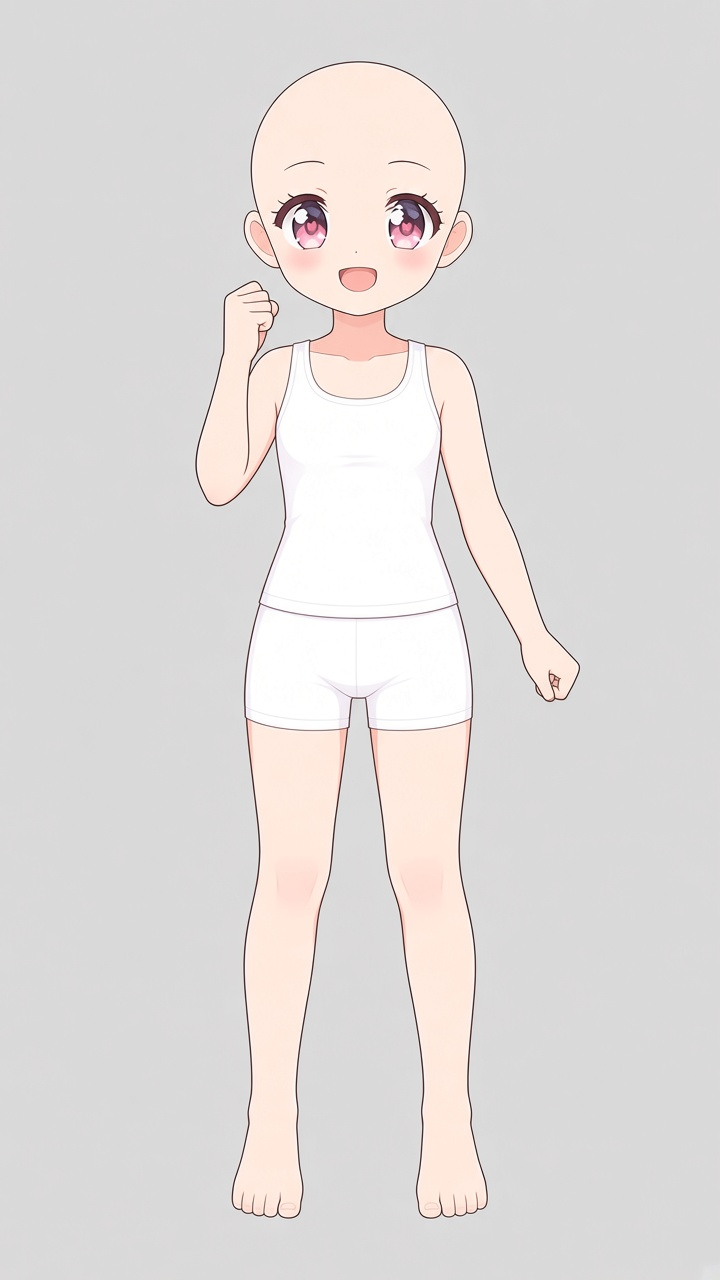
#> input picture tools/v3/raw/body.jpg, 720 x 1280 px
$ python build_v3.py
#> lines starting #> are read from the running program, lines starting #| are printed output that depends on the picture; after the words box and inside, x2 and y2 are one past the last pixel; in counts of white or black regions, pixels touching at a corner belong together
#> in load, im is the input picture: PIL image 720x1280 RGB; mean R, G, B 223.7, 219.9, 218.4
### tools/v3/rmbg.py
import numpy as np, sys
from PIL import Image
from scipy import ndimage
def rmbg(path, tol=14):
#> called with path = 'tools/v3/out/_tmp/body.jpg.png', tol = 14
    im=np.array(Image.open(path).convert('RGB')).astype(np.float32)
    bg=np.median(np.r_[im[:8].reshape(-1,3),im[-8:].reshape(-1,3),im[:,:8].reshape(-1,3),im[:,-8:].reshape(-1,3)],0)
#> bg = [217, 217, 217]
    d=np.abs(im-bg).max(-1)
    lab,_=ndimage.label(d<tol); edge=set(np.unique(np.r_[lab[0],lab[-1],lab[:,0],lab[:,-1]]))-{0}
#> after `lab, _ = ndimage.label(d < tol)`:
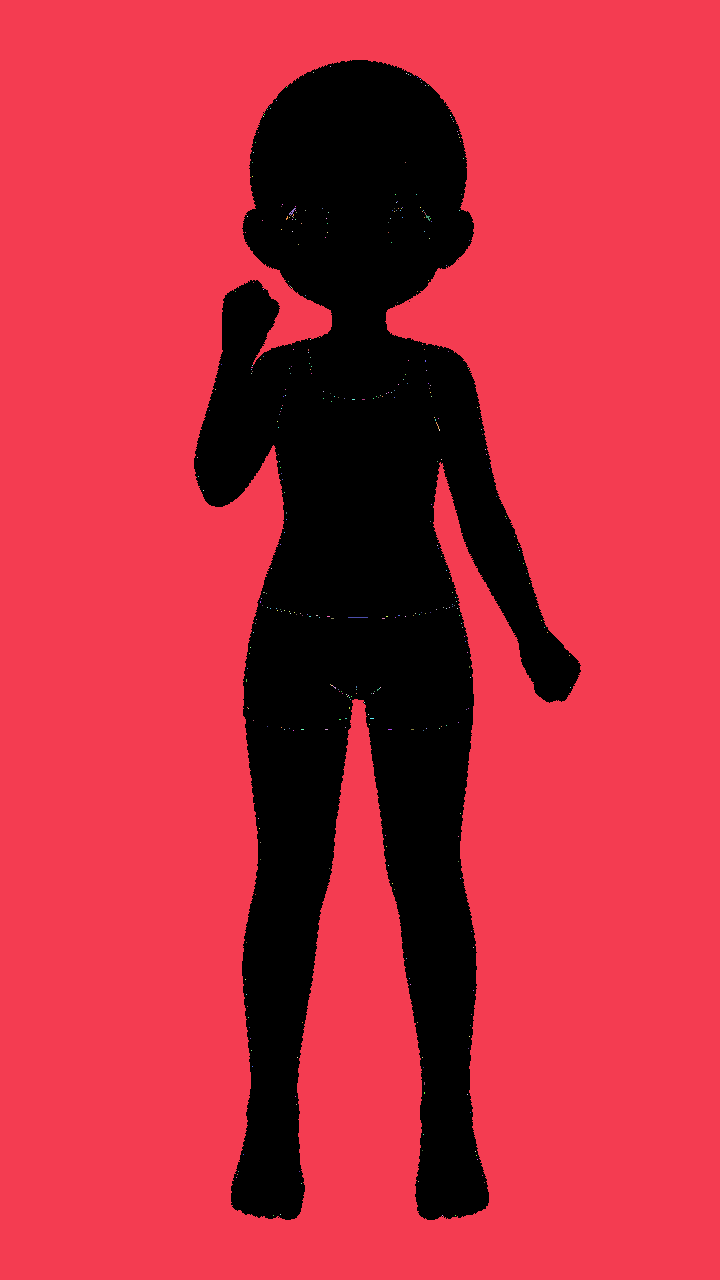
#> lab: shape (1280, 720) int32; 402 distinct labels, from 0 to 401; one colour per label, 0 black
#> after `edge = set(np.unique(np.r_[lab[0], lab[-1], lab[:, 0], lab[:, -1]])) -`: edge = 1 item
    fg=~np.isin(lab,list(edge)); fg=ndimage.binary_opening(fg,iterations=1)
#> after `fg = ~np.isin(lab, list(edge))`:
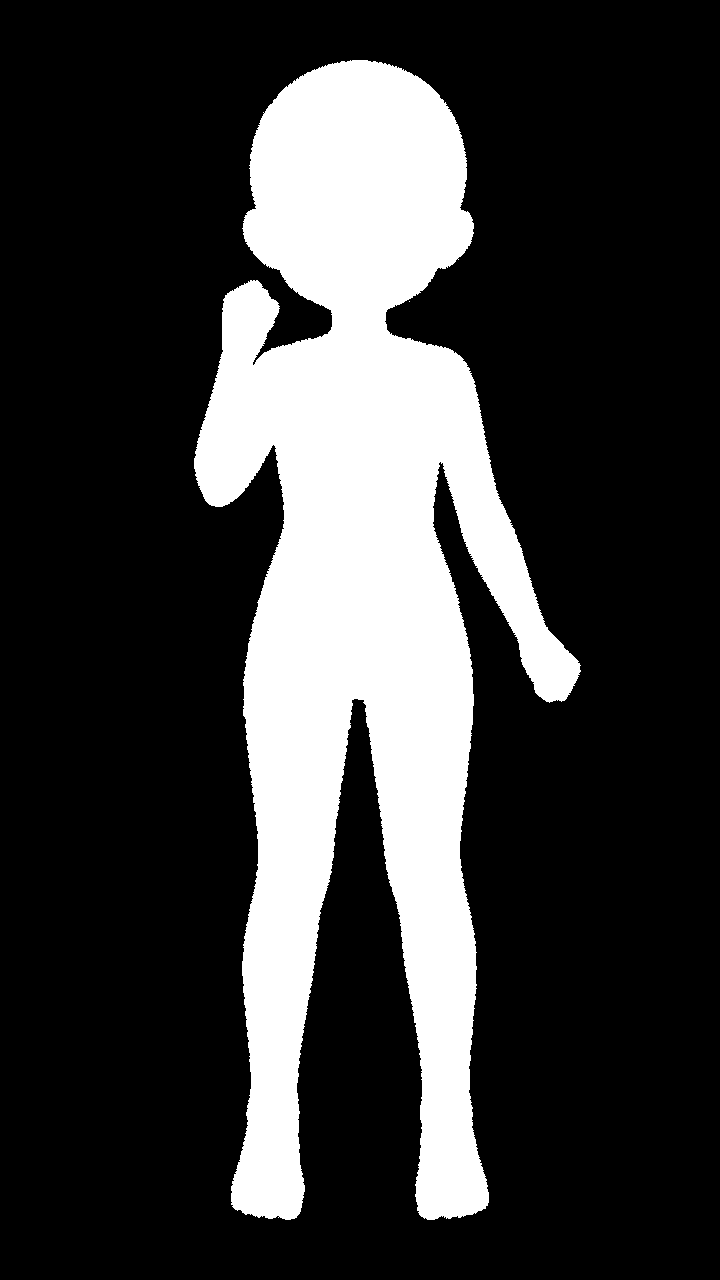
#> fg: shape (1280, 720) bool; 23.2% white; 2 white regions (1 under 20 px), largest, box (x1, y1, x2, y2) and area: (194, 60, 581, 1220) 213997
#> after `fg = ndimage.binary_opening(fg, iterations=1)`: fg: shape (1280, 720) bool; 23.2% white; 1 white region, box (x1, y1, x2, y2) and area: (194, 60, 581, 1220) 213874
    lab2,n=ndimage.label(fg)
#> n = 1
    if n>1:
        sz=ndimage.sum(fg,lab2,range(1,n+1)); keep=[i+1 for i,s in enumerate(sz) if s>0.002*fg.size]; fg=np.isin(lab2,keep)
    fg=ndimage.binary_fill_holes(fg)
    dist=ndimage.distance_transform_edt(fg)
    a=np.where(dist>=2,1.0,np.clip(d/60,0,1))*fg
    rgb=np.where(((a>0)&(a<1))[...,None],np.clip((im-(1-a[...,None])*bg)/np.maximum(a[...,None],1e-3),0,255),im)
    return np.dstack([rgb,a*255]).astype(np.uint8)
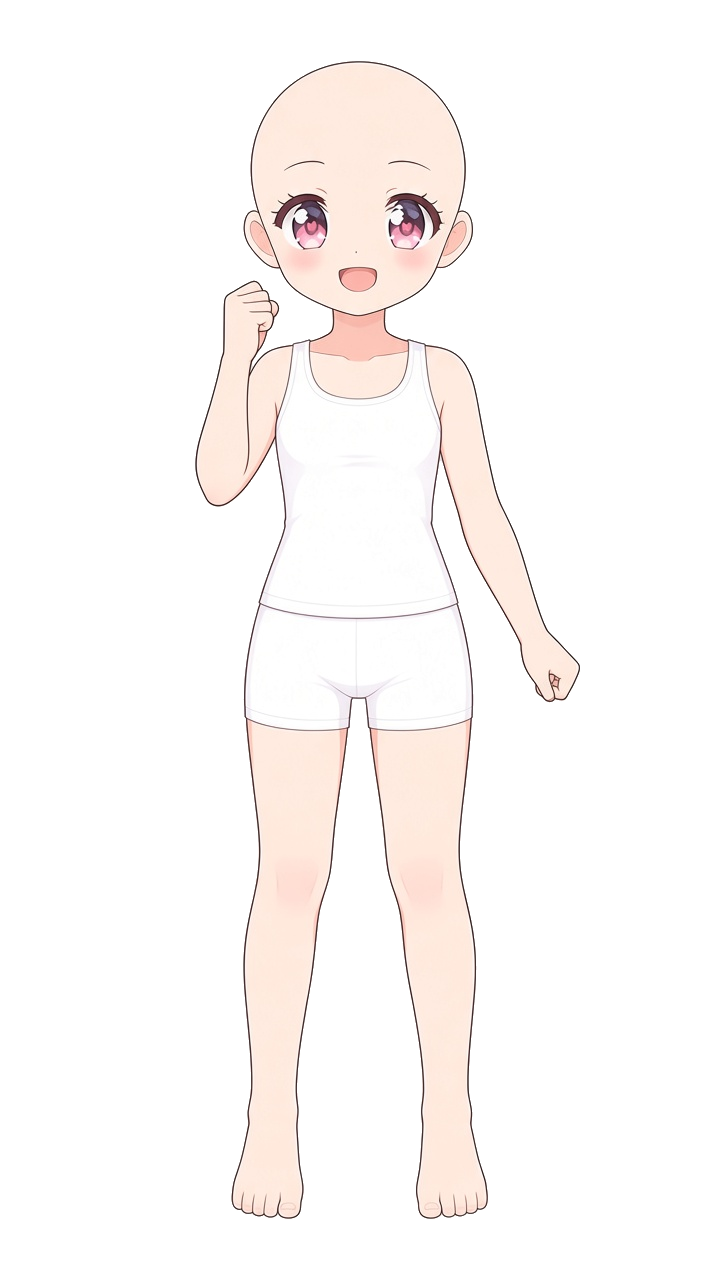
#> returned value: shape (1280, 720, 4); mean of channels 0, 1, 2, 3 223.7, 219.9, 218.4, 58.6; transparent parts drawn white
def crop(a):
    ys,xs=np.where(a[...,3]>128); return a[ys.min():ys.max()+1,xs.min():xs.max()+1]
# [2 lines that do not run on import are left out]

### tools/v3/build_v3.py
"""시하 v4 조각 파이프라인: 생성 그림(GenerateImage) → 정렬 → 선 다듬기(2배 고해상도) → 조각 자르기.
코드는 배경 지우기·정렬·자르기·투명·선 매끈하게만 한다(새로 그리지 않음)."""
import os, sys, json, numpy as np, cv2
from PIL import Image
from scipy import ndimage
HERE=os.path.dirname(os.path.abspath(__file__)); sys.path.insert(0,HERE)
from rmbg import rmbg
RAW=sys.argv[1] if len(sys.argv)>1 else f'{HERE}/raw'; OUT=sys.argv[2] if len(sys.argv)>2 else f'{HERE}/out'
W,H,S=720,1280,2                          # 원본 720x1280 → 결과 1440x2560
os.makedirs(f'{OUT}/parts',exist_ok=True); TMP=f'{OUT}/_tmp'; os.makedirs(TMP,exist_ok=True)
gray=lambda x: cv2.cvtColor(x.astype(np.uint8),cv2.COLOR_RGB2GRAY).astype(np.float32)
REF=np.array(Image.open(f'{RAW}/body.jpg').convert('RGB').resize((W,H))).astype(np.float32)
def load(name, align=True):
    im=Image.open(f'{RAW}/{name}').convert('RGB').resize((W,H),Image.LANCZOS); tp=f'{TMP}/{name}.png'; im.save(tp)
    rgb=np.array(im).astype(np.float32); a=rmbg(tp).astype(np.float32)
    bgc=np.median(np.r_[rgb[:8].reshape(-1,3),rgb[:,:8].reshape(-1,3),rgb[:,-8:].reshape(-1,3)],0)
#> bgc = [217, 217, 217]
    nb=np.abs(rgb-bgc).max(-1)<10; nb=ndimage.binary_opening(nb,iterations=2); a[...,3][nb]=0   # 갇힌 배경(팔과 머리 사이) 투명
#> after `nb = np.abs(rgb - bgc).max(-1) < 10`: nb: shape (1280, 720) bool; 76.6% white; 17 black regions (16 under 20 px), largest, box (x1, y1, x2, y2) and area: (194, 60, 581, 1220) 215197
#> after `nb = ndimage.binary_opening(nb, iterations=2)`: nb: shape (1280, 720) bool; 76.6% white; 8 black regions (7 under 20 px), largest, box (x1, y1, x2, y2) and area: (194, 60, 581, 1220) 215749
    if align:
        M=np.eye(2,3,dtype=np.float32)
        try: _,M=cv2.findTransformECC(gray(REF),gray(rgb),M,cv2.MOTION_AFFINE,(3,300,1e-6),None,5)
        except cv2.error: pass
        f=cv2.INTER_CUBIC+cv2.WARP_INVERSE_MAP
        rgb=cv2.warpAffine(rgb,M,(W,H),flags=f,borderMode=cv2.BORDER_REPLICATE); a=cv2.warpAffine(a,M,(W,H),flags=f)
    return np.clip(rgb,0,255), np.clip(a[...,3],0,255)/255
def smooth01(x,a,b): t=np.clip((x-a)/(b-a),0,1); return t*t*(3-2*t)
LINE_R=2.4
LINE=np.array([0x6E,0x3D,0x5B],np.float32)
def hires(rgb, al, keep_boxes=(), redraw=True):
    """선을 따로 떼어 2배로 키운 뒤 매끈하게 다시 문턱(AA 한 줄), 바탕색은 선을 지우고 키움. 눈·입 상자는 원래 그림을 키워서 쓴다."""
#> called with redraw = True
    h0,w0=rgb.shape[:2]
#> h0 = 1280; w0 = 720
    lum=gray(rgb); k=cv2.getStructuringElement(cv2.MORPH_ELLIPSE,(7,7))
    fill=cv2.morphologyEx(rgb,cv2.MORPH_CLOSE,k)            # 가는 진한 선 지운 바탕
    lf=gray(fill); line=np.clip((lf-lum)/np.maximum(lf-95,30),0,1)  # 선 진하기 0..1
    line[al<0.02]=0
#> line: shape (1280, 720) float32; min 0, max 1, mean 0.0133
    up=lambda x,i=cv2.INTER_CUBIC: cv2.resize(x,(w0*S,h0*S),interpolation=i)
    # 바깥 테두리도 선으로: 알파 가장자리에서 선을 이어 그린다
    A=smooth01(cv2.GaussianBlur(up(al),(0,0),1.1),0.35,0.65)
    L0=cv2.GaussianBlur(up(line),(0,0),1.0)
    from skimage.morphology import skeletonize, remove_small_objects
    bm=ndimage.binary_closing(L0>0.18,structure=np.ones((3,3)),iterations=2)
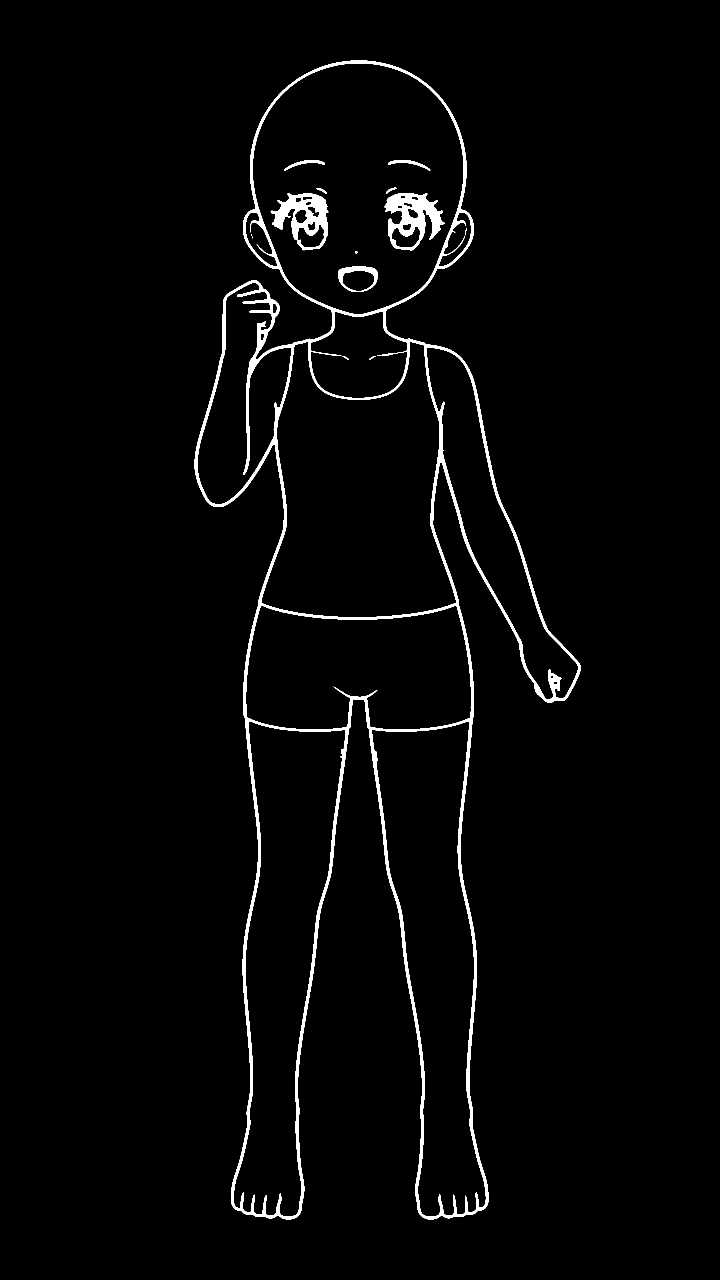
#> bm: shape (2560, 1440) bool (shown at 1/2 size); 2.2% white; 14 white regions (2 under 20 px), largest, box (x1, y1, x2, y2) and area: (389, 121, 1161, 2439) 66462, (769, 386, 889, 501) 6321, (541, 386, 657, 501) 5662
#> (the run stopped early here; a loop or call above may not have finished)

$ run again, with tools/v3/raw/eyes_closed_lines.jpg copied over tools/v3/raw/body.jpg
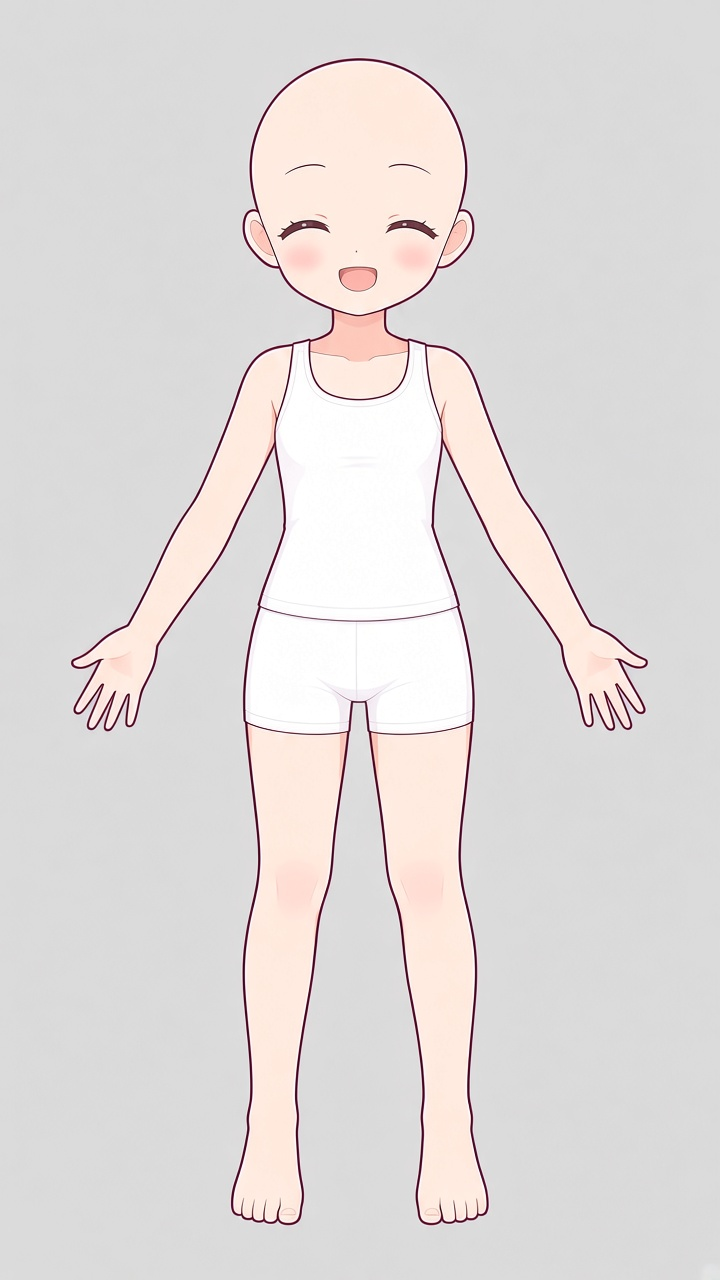
#> input picture tools/v3/raw/eyes_closed_lines.jpg, 720 x 1280 px
#> in load, im is the input picture: PIL image 720x1280 RGB; mean R, G, B 224.4, 219.8, 218.6
#> bg = [219, 219, 219]
#> in rmbg, `lab, _ = ndimage.label(d < tol)`:
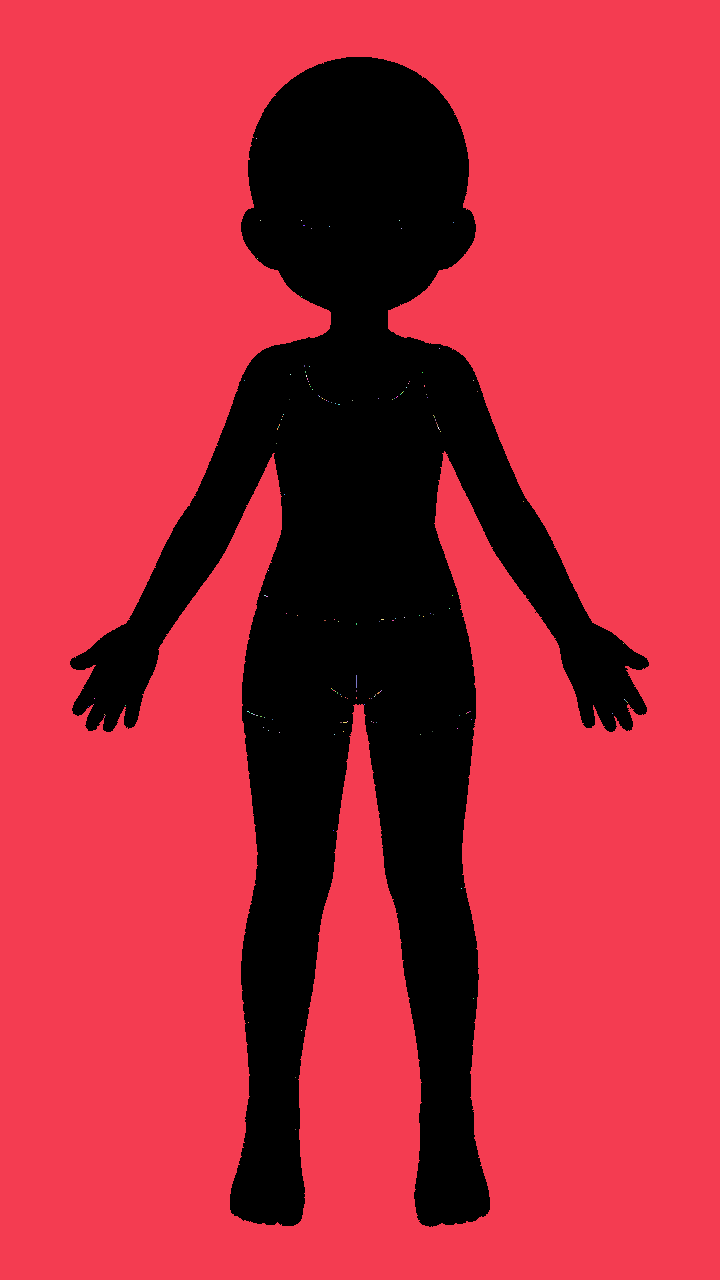
#> lab: shape (1280, 720) int32; 159 distinct labels, from 0 to 158; one colour per label, 0 black
#> edge = 1 item
#> fg: shape (1280, 720) bool; 25.4% white; 1 white region, box (x1, y1, x2, y2) and area: (70, 57, 649, 1227) 234145
#> fg: shape (1280, 720) bool; 25.4% white; 1 white region, box (x1, y1, x2, y2) and area: (70, 57, 649, 1227) 234078
#> n = 1
#> bgc = [219, 219, 219]
#> nb: shape (1280, 720) bool; 74.5% white; 17 black regions (15 under 20 px), largest, box (x1, y1, x2, y2) and area: (69, 57, 649, 1227) 235280, (708, 1267, 716, 1274) 21
#> nb: shape (1280, 720) bool; 74.4% white; 10 black regions (8 under 20 px), largest, box (x1, y1, x2, y2) and area: (69, 57, 649, 1227) 235567, (708, 1267, 717, 1274) 25
#> in hires, `bm=ndimage.binary_closing(L0>0.18,structure=np.ones((3,3)),iterations=2)`:
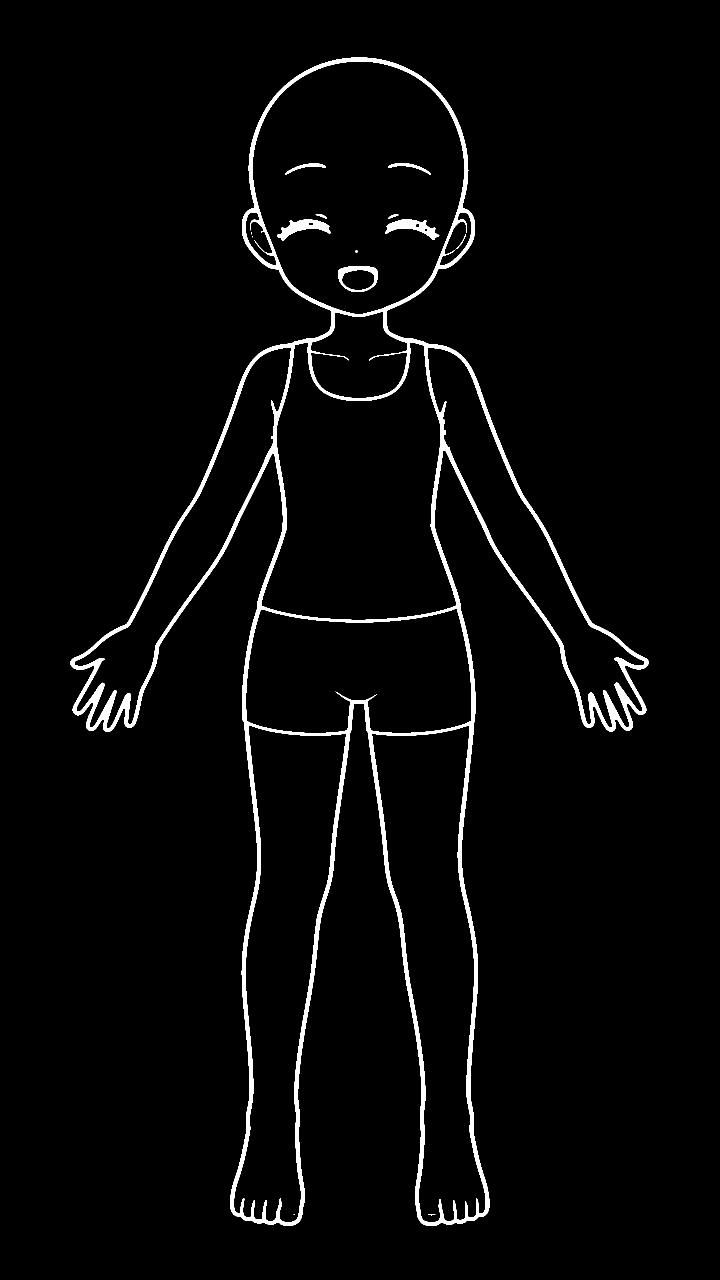
#> bm: shape (2560, 1440) bool (shown at 1/2 size); 2.8% white; 15 white regions (5 under 20 px), largest, box (x1, y1, x2, y2) and area: (141, 115, 1297, 2452) 97402, (554, 439, 661, 481) 1821, (770, 439, 879, 480) 1770
